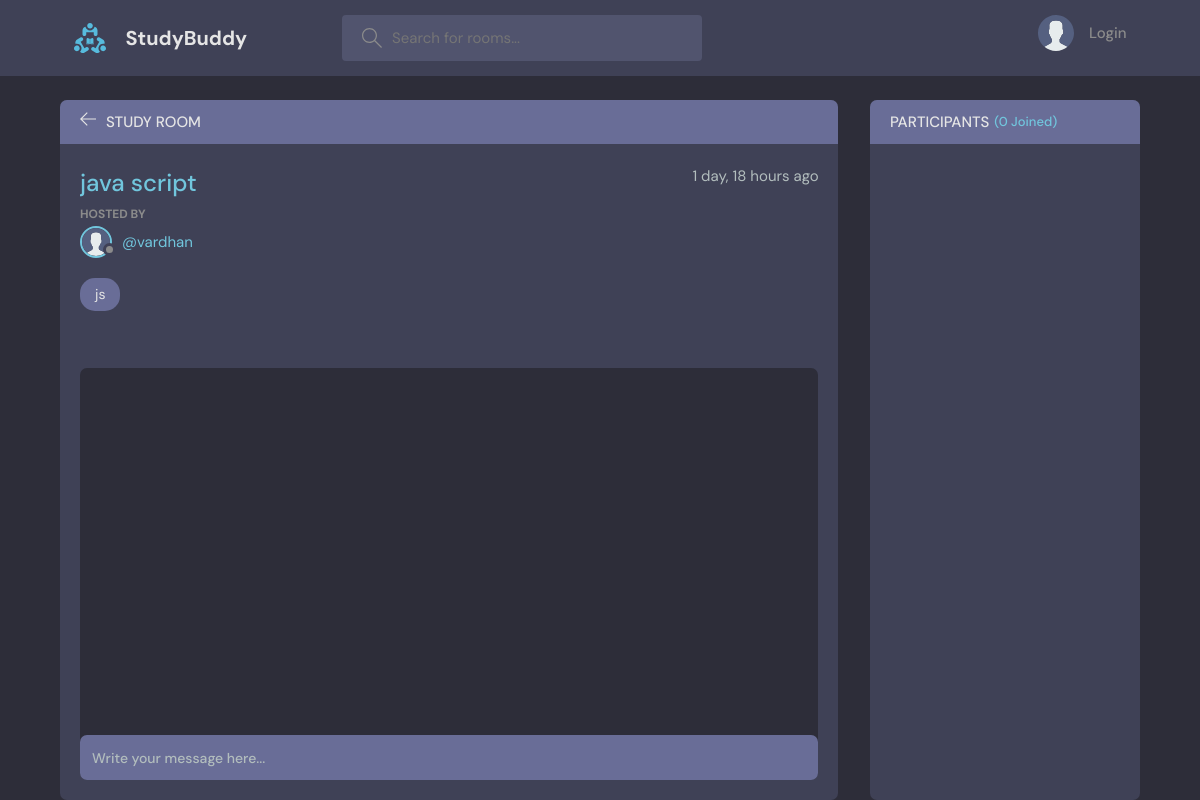
The page /room/3/ on the database as committed earlier.
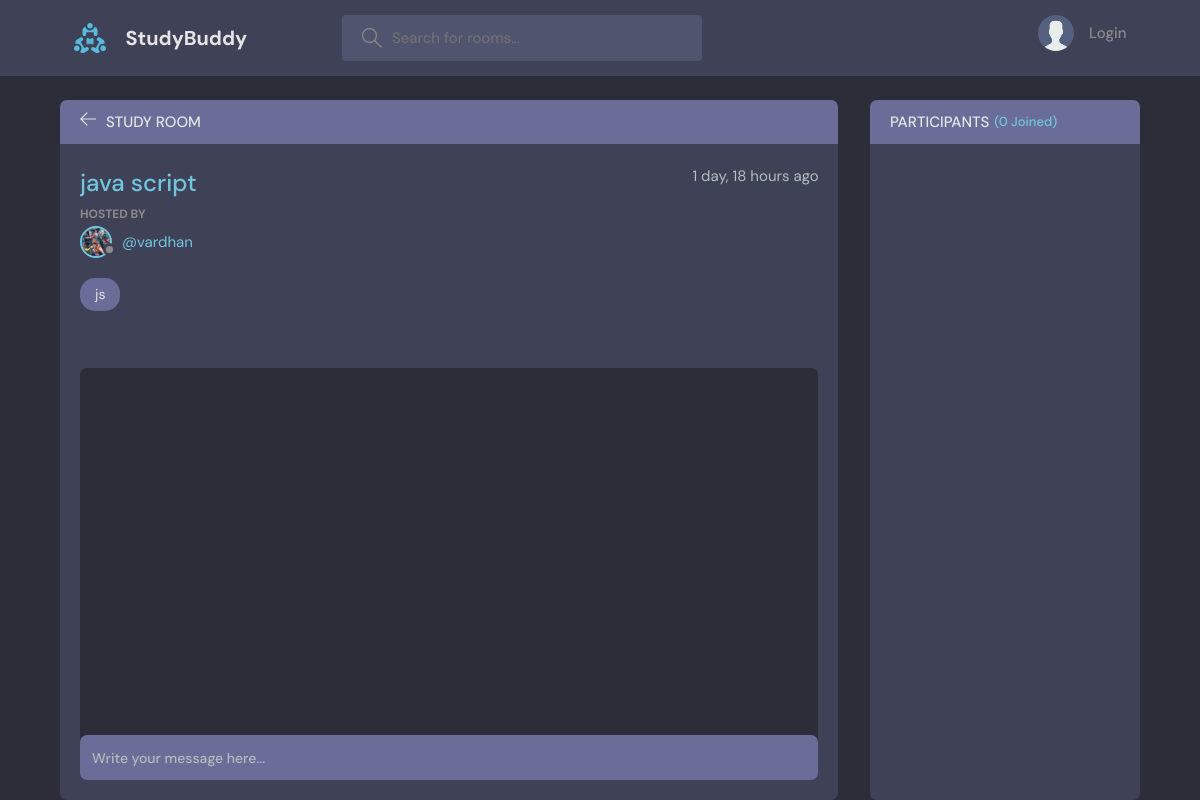
The same page on the database as committed later.
### base/models.py (models this page shows, shortened)
class Room(models.Model):
    host = models.ForeignKey(User, on_delete=models.SET_NULL, null=True)
    topic = models.ForeignKey(Topic, on_delete=models.SET_NULL, null=True)
    name = models.CharField(max_length=200)
    description = models.TextField(null=True, blank=True)
    participants = models.ManyToManyField(
        User, related_name='participants', blank=True)
    updated = models.DateTimeField(auto_now=True)
    created = models.DateTimeField(auto_now_add=True)
    class Meta:
        ordering = ['-updated', '-created']

class User(AbstractUser):
    name = models.CharField(max_length=200, null=True)
    email = models.EmailField(unique=True, null=True)
    bio = models.TextField(null=True)
    avatar = models.ImageField(null=True, default="avatar.svg")
    USERNAME_FIELD = 'email'
    REQUIRED_FIELDS = ['username']

class Topic(models.Model):
    name = models.CharField(max_length=200)
    def __str__(self):
        return self.name

### base/views.py (the view, shortened to what this page needs)
# urls.py: path('room/<str:pk>/', views.room, name="room"),
def room(request, pk):
    room = Room.objects.get(id=pk)
    room_messages = room.message_set.all()
    participants = room.participants.all()
    context = {'room': room, 'room_messages': room_messages,
               'participants': participants}
    return render(request, 'base/room.html', context)

### base/templates/base/room.html (shortened to what this page needs)
{% extends 'main.html' %}
{% block content %}
<main class="profile-page layout layout--2">
  <div class="container">
    <div class="room">
      <div class="room__top">
        <div class="room__topLeft">
          <a href="{% url 'home' %}">
            <svg version="1.1" xmlns="http://www.w3.org/2000/svg" width="32" height="32" viewBox="0 0 32 32">
              <title>arrow-left</title>
              <path
                d="M13.723 2.286l-13.723 13.714 13.719 13.714 1.616-1.611-10.96-10.96h27.625v-2.286h-27.625l10.965-10.965-1.616-1.607z">
              </path>
            </svg>
          </a>
          <h3>Study Room</h3>
        </div>
      </div>
      <div class="room__box scroll">
        <div class="room__header scroll">
          <div class="room__info">
            <h3>{{room.name}}</h3>
            <span>{{room.created|timesince}} ago</span>
          </div>
          <div class="room__hosted">
            <p>Hosted By</p>
            <a href="{% url 'user-profile' room.host.id %}" class="room__author">
              <div class="avatar avatar--small">
                <img src="{{room.host.avatar.url}}" />
              </div>
              <span>@{{room.host.username}}</span>
            </a>
          </div>
          <span class="room__topics">{{room.topic}}</span>
        </div>
        <div class="room__conversation">
          <div class="threads scroll">
          </div>
        </div>
      </div>
      <div class="room__message">
        <form action="" method="POST">
          <input name="body" placeholder="Write your message here..." />
        </form>
      </div>
    </div>
    <div class="participants">
      <h3 class="participants__top">Participants <span>({{participants.count}} Joined)</span></h3>
      <div class="participants__list scroll">
      </div>
    </div>
  </div>
</main>
{% endblock content %}

Rows that differ between the two databases and show on the page:
changed through a linked row, Room "java script": host.avatar: picture added in place of a placeholder
